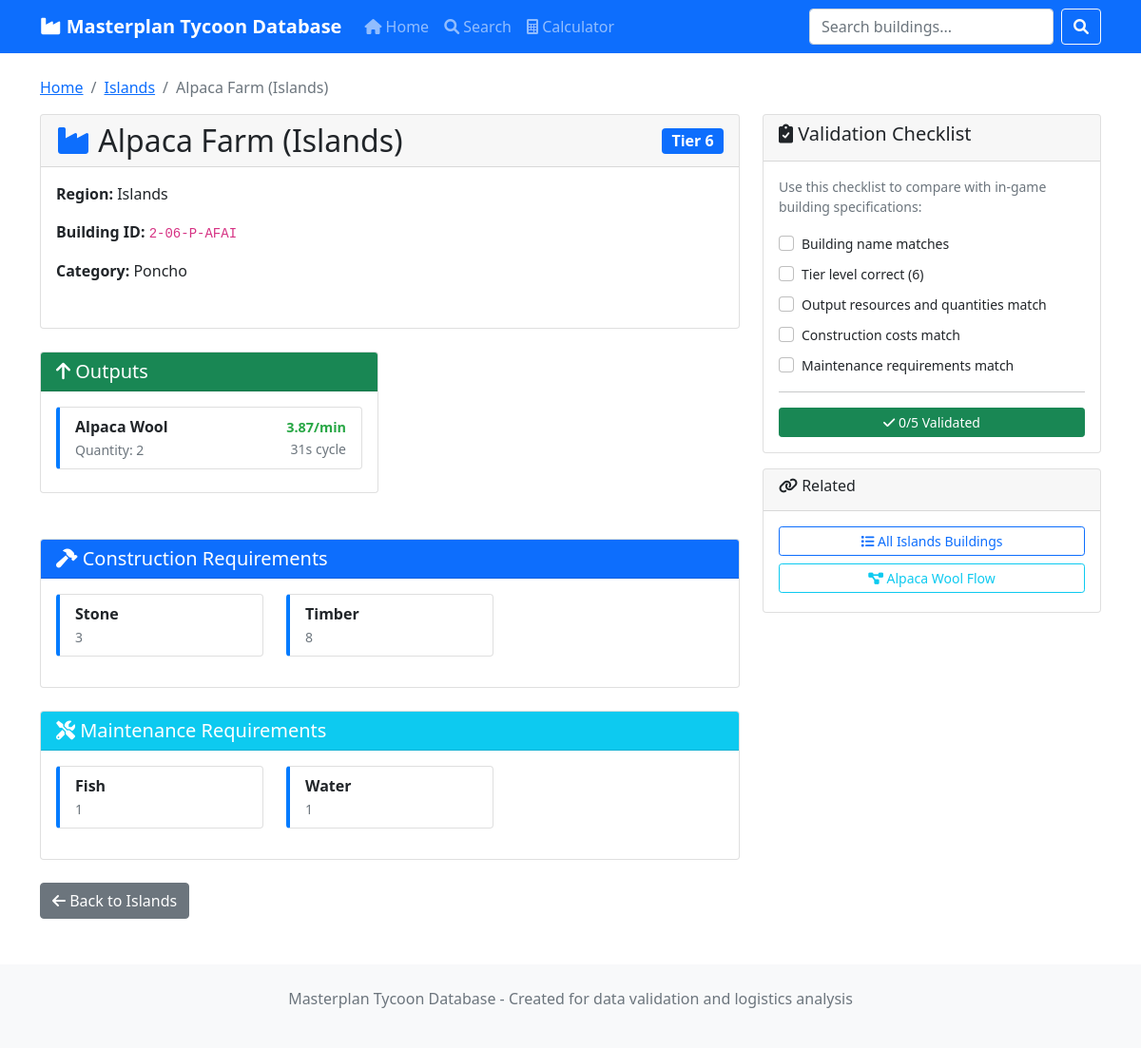
Screenshot of /building/1 with the database file from the repository.
### tables this page shows
CREATE TABLE plans (
    id INTEGER PRIMARY KEY,
    name VARCHAR(50) NOT NULL UNIQUE,
    description TEXT
);

CREATE TABLE buildings (
    id INTEGER PRIMARY KEY,
    building_id VARCHAR(20) NOT NULL UNIQUE, -- Game's internal ID (e.g., "2-06-P-AFI")
    name VARCHAR(100) NOT NULL,
    plan_id INTEGER NOT NULL,
    tier INTEGER NOT NULL,
    category_id INTEGER,
    production_time INTEGER, -- In game time units, NULL if no production
    FOREIGN KEY (plan_id) REFERENCES plans(id),
    FOREIGN KEY (category_id) REFERENCES building_categories(id)
);

CREATE TABLE building_categories (
    id INTEGER PRIMARY KEY,
    name VARCHAR(50) NOT NULL UNIQUE,
    description TEXT
);

CREATE TABLE building_outputs (
    id INTEGER PRIMARY KEY,
    building_id INTEGER NOT NULL,
    resource_id INTEGER NOT NULL,
    quantity INTEGER NOT NULL,
    production_time INTEGER, -- Override building's default production time
    FOREIGN KEY (building_id) REFERENCES buildings(id),
    FOREIGN KEY (resource_id) REFERENCES resources(id)
);

CREATE TABLE resources (
    id INTEGER PRIMARY KEY,
    name VARCHAR(100) NOT NULL,
    category_id INTEGER,
    is_consumable BOOLEAN DEFAULT TRUE,
    FOREIGN KEY (category_id) REFERENCES resource_categories(id)
);

CREATE TABLE building_construction (
    id INTEGER PRIMARY KEY,
    building_id INTEGER NOT NULL,
    resource_id INTEGER NOT NULL,
    quantity INTEGER NOT NULL,
    dependency_building_id INTEGER, -- Which building produces this resource
    FOREIGN KEY (building_id) REFERENCES buildings(id),
    FOREIGN KEY (resource_id) REFERENCES resources(id),
    FOREIGN KEY (dependency_building_id) REFERENCES buildings(id)
);

CREATE TABLE building_maintenance (
    id INTEGER PRIMARY KEY,
    building_id INTEGER NOT NULL,
    resource_id INTEGER NOT NULL,
    quantity INTEGER NOT NULL,
    dependency_building_id INTEGER, -- Which building produces this resource
    FOREIGN KEY (building_id) REFERENCES buildings(id),
    FOREIGN KEY (resource_id) REFERENCES resources(id),
    FOREIGN KEY (dependency_building_id) REFERENCES buildings(id)
);

### app.py (the view)
@app.route('/building/<int:building_id>')
def building_detail(building_id):
    building = db.get_building_details(building_id)
    if not building:
        return "Building not found", 404
    return render_template('building_detail.html', building=building)

### app.py (called while the page is built)
    def get_connection(self) -> sqlite3.Connection:
        conn = sqlite3.connect(self.db_path)
        conn.row_factory = sqlite3.Row
        return conn

### templates/building_detail.html (shortened to what this page needs)
{% extends "base.html" %}
{% block content %}
<nav aria-label="breadcrumb">
    <ol class="breadcrumb">
        <li class="breadcrumb-item"><a href="{{ url_for('index') }}">Home</a></li>
        <li class="breadcrumb-item"><a href="{{ url_for('plan_buildings', plan_name=building.plan_name) }}">{{ building.plan_name }}</a></li>
        <li class="breadcrumb-item active">{{ building.name }}</li>
    </ol>
</nav>
<div class="row">
    <div class="col-lg-8">
        <div class="card">
            <div class="card-header">
                <div class="d-flex justify-content-between align-items-center">
                    <h2 class="mb-0">
                        <i class="fas fa-industry text-primary"></i>
                        {{ building.name }}
                    </h2>
                    <span class="badge bg-primary fs-6">Tier {{ building.tier }}</span>
                </div>
            </div>
            <div class="card-body">
                <div class="row mb-3">
                    <div class="col-md-6">
                        <p><strong>Region:</strong> {{ building.plan_name }}</p>
                        <p><strong>Building ID:</strong> <code>{{ building.building_id }}</code></p>
                        {% if building.category_name %}
                        <p><strong>Category:</strong> {{ building.category_name }}</p>
                        {% endif %}
                    </div>
                    <div class="col-md-6">
                    </div>
                </div>
            </div>
        </div>
        <div class="row mt-4">
            {% if building.outputs %}
            <div class="col-md-6 mb-4">
                <div class="card">
                    <div class="card-header bg-success text-white">
                        <h5 class="mb-0">
                            <i class="fas fa-arrow-up"></i> Outputs
                        </h5>
                    </div>
                    <div class="card-body">
                        {% for output in building.outputs %}
                        <div class="resource-card card mb-2">
                            <div class="card-body py-2">
                                <div class="d-flex justify-content-between align-items-center">
                                    <div>
                                        <strong>{{ output.resource_name }}</strong>
                                        <br>
                                        <small class="text-muted">Quantity: {{ output.quantity }}</small>
                                    </div>
                                    <div class="text-end">
                                        {% if output.production_time and output.production_time > 0 %}
                                        <div class="production-rate">
                                            {{ "%.2f"|format((output.quantity * 60 / output.production_time)) }}/min
                                        </div>
                                        <small class="text-muted">{{ output.production_time }}s cycle</small>
                                        {% endif %}
                                    </div>
                                </div>
                            </div>
                        </div>
                        {% endfor %}
                    </div>
                </div>
            </div>
            {% endif %}
        </div>
        {% if building.construction %}
        <div class="card mt-4">
            <div class="card-header bg-primary text-white">
                <h5 class="mb-0">
                    <i class="fas fa-hammer"></i> Construction Requirements
                </h5>
            </div>
            <div class="card-body">
                <div class="row">
                    {% for req in building.construction %}
                    <div class="col-md-4 mb-2">
                        <div class="resource-card card">
                            <div class="card-body py-2">
                                <div class="d-flex justify-content-between align-items-center">
                                    <div>
                                        <strong>{{ req.resource_name }}</strong>
                                        <br>
                                        <small class="text-muted">{{ req.quantity }}</small>
                                    </div>
                                </div>
                            </div>
                        </div>
                    </div>
                    {% endfor %}
                </div>
            </div>
        </div>
        {% endif %}
        {% if building.maintenance %}
        <div class="card mt-4">
            <div class="card-header bg-info text-white">
                <h5 class="mb-0">
                    <i class="fas fa-tools"></i> Maintenance Requirements
                </h5>
            </div>
            <div class="card-body">
                <div class="row">
                    {% for maint in building.maintenance %}
                    <div class="col-md-4 mb-2">
                        <div class="resource-card card">
                            <div class="card-body py-2">
                                <div class="d-flex justify-content-between align-items-center">
                                    <div>
                                        <strong>{{ maint.resource_name }}</strong>
                                        <br>
                                        <small class="text-muted">{{ maint.quantity }}</small>
                                    </div>
                                </div>
                            </div>
                        </div>
                    </div>
                    {% endfor %}
                </div>
            </div>
        </div>
        {% endif %}
    </div>
    <div class="col-lg-4">
        <div class="card sticky-top">
            <div class="card-header">
                <h5><i class="fas fa-clipboard-check"></i> Validation Checklist</h5>
            </div>
            <div class="card-body">
                <p class="small text-muted mb-3">
                    Use this checklist to compare with in-game building specifications:
                </p>
                <div class="form-check mb-2">
                    <input class="form-check-input" type="checkbox" id="checkName">
                    <label class="form-check-label small" for="checkName">
                        Building name matches
                    </label>
                </div>
                <div class="form-check mb-2">
                    <input class="form-check-input" type="checkbox" id="checkTier">
                    <label class="form-check-label small" for="checkTier">
                        Tier level correct ({{ building.tier }})
                    </label>
                </div>
                {% if building.outputs %}
                <div class="form-check mb-2">
                    <input class="form-check-input" type="checkbox" id="checkOutputs">
                    <label class="form-check-label small" for="checkOutputs">
                        Output resources and quantities match
                    </label>
                </div>
                {% endif %}
                {% if building.construction %}
                <div class="form-check mb-2">
                    <input class="form-check-input" type="checkbox" id="checkConstruction">
                    <label class="form-check-label small" for="checkConstruction">
                        Construction costs match
                    </label>
                </div>
                {% endif %}
                {% if building.maintenance %}
                <div class="form-check mb-2">
                    <input class="form-check-input" type="checkbox" id="checkMaintenance">
                    <label class="form-check-label small" for="checkMaintenance">
                        Maintenance requirements match
                    </label>
                </div>
                {% endif %}
                <hr>
                <button class="btn btn-success btn-sm w-100" id="markValidated">
                </button>
            </div>
        </div>
        <div class="card mt-3">
            <div class="card-header">
                <h6><i class="fas fa-link"></i> Related</h6>
            </div>
            <div class="card-body">
                <a href="{{ url_for('plan_buildings', plan_name=building.plan_name) }}" class="btn btn-outline-primary btn-sm w-100 mb-2">
                    <i class="fas fa-list"></i> All {{ building.plan_name }} Buildings
                </a>
                {% if building.outputs %}
                    {% for output in building.outputs %}
                    <a href="{{ url_for('resource_flow', resource_name=output.resource_name) }}" class="btn btn-outline-info btn-sm w-100 mb-1">
                        <i class="fas fa-project-diagram"></i> {{ output.resource_name }} Flow
                    </a>
                    {% endfor %}
                {% endif %}
            </div>
        </div>
    </div>
</div>
<div class="mt-4">
    <a href="{{ url_for('plan_buildings', plan_name=building.plan_name) }}" class="btn btn-secondary">
        <i class="fas fa-arrow-left"></i> Back to {{ building.plan_name }}
    </a>
</div>
{% endblock %}

### templates/base.html (shortened to what this page needs)
<!DOCTYPE html>
<html lang="en">
<head>
    <link href="https://cdn.jsdelivr.net/npm/bootstrap@5.1.3/dist/css/bootstrap.min.css" rel="stylesheet">
    <link href="https://cdnjs.cloudflare.com/ajax/libs/font-awesome/6.0.0/css/all.min.css" rel="stylesheet">
</head>
<body>
    <nav class="navbar navbar-expand-lg navbar-dark bg-primary">
        <div class="container">
            <a class="navbar-brand" href="{{ url_for('index') }}">
                <i class="fas fa-industry"></i> Masterplan Tycoon Database
            </a>
            <div class="collapse navbar-collapse">
                <ul class="navbar-nav me-auto">
                    <li class="nav-item">
                        <a class="nav-link" href="{{ url_for('index') }}">
                            <i class="fas fa-home"></i> Home
                        </a>
                    </li>
                    <li class="nav-item">
                        <a class="nav-link" href="{{ url_for('search') }}">
                            <i class="fas fa-search"></i> Search
                        </a>
                    </li>
                    <li class="nav-item">
                        <a class="nav-link" href="{{ url_for('calculator') }}">
                            <i class="fas fa-calculator"></i> Calculator
                        </a>
                    </li>
                </ul>
                <form class="d-flex" action="{{ url_for('search') }}" method="GET">
                    <input class="form-control me-2" type="search" name="q" placeholder="Search buildings..." value="{{ request.args.get('q', '') }}">
                    <button class="btn btn-outline-light" type="submit">
                        <i class="fas fa-search"></i>
                    </button>
                </form>
            </div>
        </div>
    </nav>
    <div class="container mt-4">
        {% block content %}{% endblock %}
    </div>
    <footer class="bg-light mt-5 py-4">
        <div class="container text-center text-muted">
            <p>Masterplan Tycoon Database - Created for data validation and logistics analysis</p>
        </div>
    </footer>
</body>
</html>

### templates/base.html (style rules this page uses)
.navbar-brand { font-weight: bold; }
.resource-card { border-left: 4px solid #007bff; margin-bottom: 0.5rem; }
.production-rate { font-size: 0.9em; color: #28a745; font-weight: bold; }

### rows the page displays
plans: plan_name "Islands"
buildings: name "Alpaca Farm (Islands)", tier "6", building_id "2-06-P-AFAI"
building_categories: category_name "Poncho"
building_outputs: resource_name "Alpaca Wool", quantity "2", (output.quantity*60/output.production_time) "3.87", production_time "31"
building_construction: resource_name "Stone", quantity "3"
building_construction: resource_name "Timber", quantity "8"
building_maintenance: resource_name "Fish", quantity "1"
building_maintenance: resource_name "Water", quantity "1"
